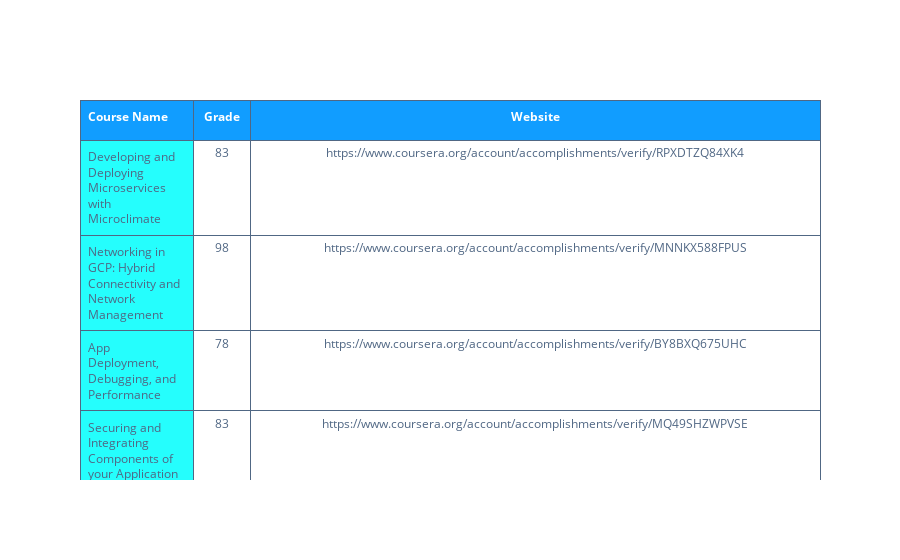

The cell this chart's notebook holds for it:
### Code cell
trace0 = go.Table(
  columnorder = [1,2,3],
  columnwidth = [80,40,400],
  header = dict(
    values = [['<b>Course Name</b>'],['<b>Grade</b>'],
                  ['<b>Website</b>']],
    line = dict(color = '#506784'),
    fill = dict(color = '#119DFF'),
    align = ['left','center'],
    font = dict(color = 'white', size = 12),
    height = 40
  ),
  cells = dict(
    values = [df['Course Name'],df['Course Grade'],df['Website']],
    line = dict(color = '#506784'),
    fill = dict(color = ['#25FEFD', 'white']),
    align = ['left', 'center'],
    font = dict(color = '#506784', size = 12),
    height = 30
    ))

data = [trace0]

iplot(data)

### Figure 1 — Plotly figure (JSON) as saved in the notebook; plotly's stock layout.template omitted (floating-point values rounded to 4 significant figures; data arrays with more than 128 entries replaced by an {"elided": "..."} marker saying what was removed)
{"data": [{"cells": {"align": ["left", "center"], "fill": {"color": ["#25FEFD", "white"]}, "font": {"color": "#506784", "size": 12}, "height": 30, "line": {"color": "#506784"}, "values": {"elided": "3x73 mixed values"}}, "columnorder": [1, 2, 3], "columnwidth": [80, 40, 400], "header": {"align": ["left", "center"], "fill": {"color": "#119DFF"}, "font": {"color": "white", "size": 12}, "height": 40, "line": {"color": "#506784"}, "values": [["<b>Course Name</b>"], ["<b>Grade</b>"], ["<b>Website</b>"]]}, "type": "table", "uid": "d54f66cc-a4bd-4c05-b198-286dbb2af27a"}], "layout": {}}
